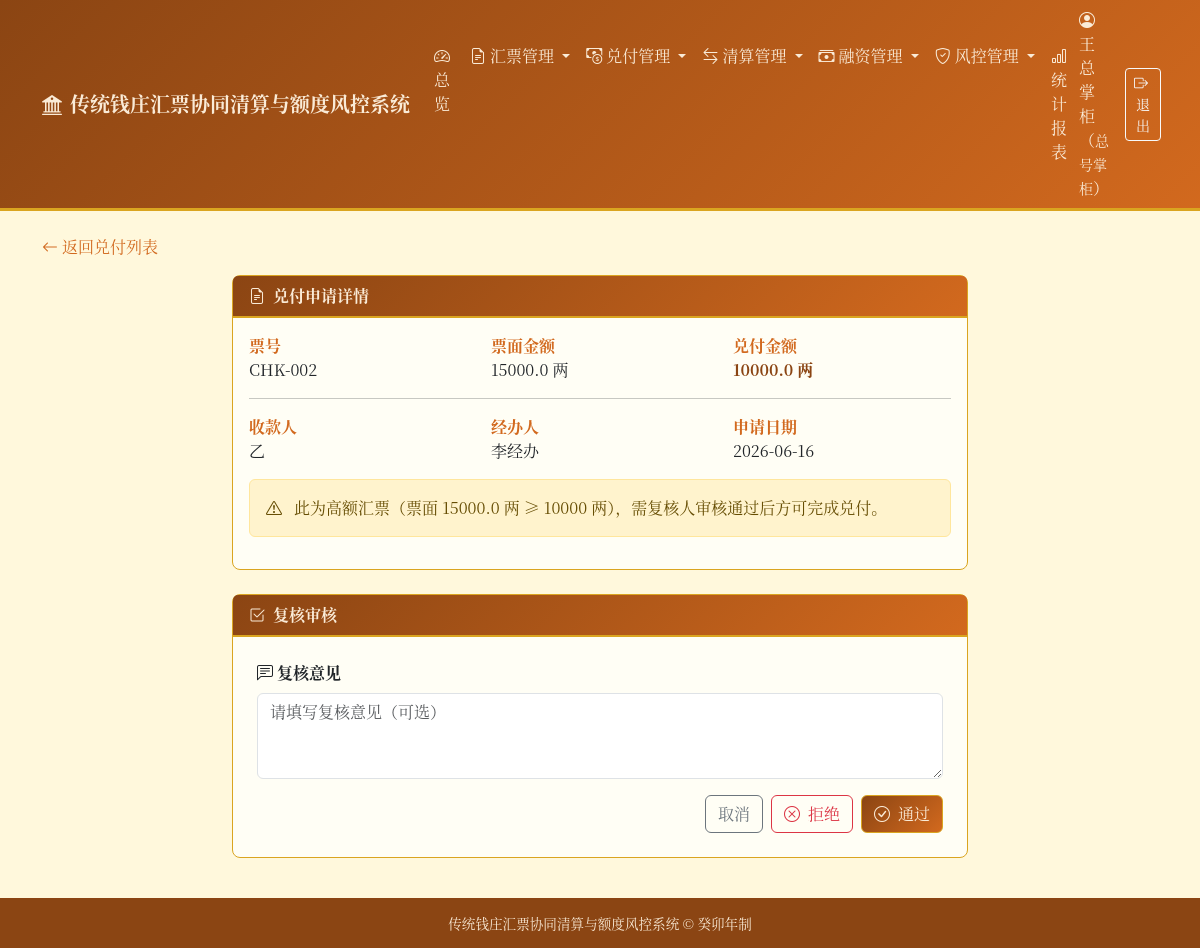
Screenshot of /redemptions/2/review (signed in) with the database file from the repository.
### tables this page shows
CREATE TABLE bills (
        id INTEGER PRIMARY KEY AUTOINCREMENT,
        bill_no TEXT UNIQUE NOT NULL,
        amount REAL NOT NULL CHECK(amount > 0),
        issuer_id INTEGER NOT NULL,
        issue_branch_id INTEGER,
        payee TEXT NOT NULL,
        issue_date TEXT NOT NULL,
        due_date TEXT,
        status TEXT NOT NULL DEFAULT '有效' CHECK(status IN (
            '有效', '已兑付', '已作废', '挂失', '冻结'
        )),
        remark TEXT,
        FOREIGN KEY (issuer_id) REFERENCES users(id),
        FOREIGN KEY (issue_branch_id) REFERENCES branches(id)
    );

CREATE TABLE redemptions (
        id INTEGER PRIMARY KEY AUTOINCREMENT,
        bill_id INTEGER NOT NULL,
        payee TEXT NOT NULL,
        amount REAL NOT NULL CHECK(amount > 0),
        request_date TEXT NOT NULL,
        operator_id INTEGER NOT NULL,
        status TEXT NOT NULL DEFAULT '待复核' CHECK(status IN ('待复核', '已完成', '已拒绝')),
        reviewer_id INTEGER,
        review_date TEXT,
        review_comment TEXT,
        redeem_branch_id INTEGER,
        FOREIGN KEY (bill_id) REFERENCES bills(id),
        FOREIGN KEY (operator_id) REFERENCES users(id),
        FOREIGN KEY (reviewer_id) REFERENCES users(id),
        FOREIGN KEY (redeem_branch_id) REFERENCES branches(id)
    );

CREATE TABLE users (
        id INTEGER PRIMARY KEY AUTOINCREMENT,
        username TEXT UNIQUE NOT NULL,
        real_name TEXT NOT NULL,
        role TEXT NOT NULL CHECK(role IN ('总号掌柜', '分号掌柜', '票号经办人', '复核人', '稽核员')),
        branch_id INTEGER,
        password TEXT NOT NULL DEFAULT '123456',
        status TEXT NOT NULL DEFAULT '在职' CHECK(status IN ('在职', '离职')),
        created_date TEXT NOT NULL,
        FOREIGN KEY (branch_id) REFERENCES branches(id)
    );

### main.py (the view)
@app.get("/redemptions/{redemption_id}/review", response_class=HTMLResponse)
def review_page(request: Request, redemption_id: int, user=Depends(auth_dep)):
    if user["role"] not in REVIEWER_ROLES:
        raise HTTPException(status_code=403, detail="仅复核人或掌柜可审核")
    conn = get_db()
    cursor = conn.cursor()
    cursor.execute(
        "SELECT r.*, b.bill_no, b.amount as bill_amount, b.issue_date, u.real_name as operator_name, br.branch_name as redeem_branch_name FROM redemptions r LEFT JOIN bills b ON r.bill_id = b.id LEFT JOIN users u ON r.operator_id = u.id LEFT JOIN branches br ON r.redeem_branch_id = br.id WHERE r.id = ?",
        (redemption_id,),
    )
    redemption = cursor.fetchone()
    conn.close()
    if not redemption:
        raise HTTPException(status_code=404, detail="兑付记录不存在")
    if redemption["status"] != "待复核":
        raise HTTPException(status_code=400, detail="该兑付申请已处理")
    return templates.TemplateResponse(
        "redemption_review.html",
        {"request": request, "user": user, "redemption": dict(redemption)},
    )

### templates/redemption_review.html (shortened to what this page needs)
{% extends "base.html" %}
{% block content %}
<div class="mb-3">
    <a href="/redemptions" class="text-decoration-none" style="color: var(--qz-secondary);">
        <i class="bi bi-arrow-left me-1"></i>返回兑付列表
    </a>
</div>
<div class="row justify-content-center">
    <div class="col-lg-8">
        <div class="card card-qz mb-4">
            <div class="card-header">
                <i class="bi bi-file-earmark-text me-2"></i>兑付申请详情
            </div>
            <div class="card-body">
                <div class="row">
                    <div class="col-md-4">
                        <strong style="color: var(--qz-secondary);">票号</strong>
                        <div>{{ redemption.bill_no }}</div>
                    </div>
                    <div class="col-md-4">
                        <strong style="color: var(--qz-secondary);">票面金额</strong>
                        <div>{{ redemption.bill_amount }} 两</div>
                    </div>
                    <div class="col-md-4">
                        <strong style="color: var(--qz-secondary);">兑付金额</strong>
                        <div class="fw-bold" style="color: var(--qz-primary);">{{ redemption.amount }} 两</div>
                    </div>
                </div>
                <hr>
                <div class="row">
                    <div class="col-md-4">
                        <strong style="color: var(--qz-secondary);">收款人</strong>
                        <div>{{ redemption.payee }}</div>
                    </div>
                    <div class="col-md-4">
                        <strong style="color: var(--qz-secondary);">经办人</strong>
                        <div>{{ redemption.operator_name }}</div>
                    </div>
                    <div class="col-md-4">
                        <strong style="color: var(--qz-secondary);">申请日期</strong>
                        <div>{{ redemption.request_date }}</div>
                    </div>
                </div>
                {% if redemption.bill_amount >= 10000 %}
                <div class="mt-3 alert alert-warning">
                    <i class="bi bi-exclamation-triangle me-2"></i>
                    此为高额汇票（票面 {{ redemption.bill_amount }} 两 ≥ 10000 两），需复核人审核通过后方可完成兑付。
                </div>
                {% endif %}
            </div>
        </div>
        <div class="card card-qz">
            <div class="card-header">
                <i class="bi bi-check2-square me-2"></i>复核审核
            </div>
            <div class="card-body p-4">
                <form method="post" action="/redemptions/{{ redemption.id }}/review">
                    <div class="mb-3">
                        <label for="review_comment" class="form-label fw-bold">
                            <i class="bi bi-chat-left-text me-1"></i>复核意见
                        </label>
                        <textarea class="form-control" id="review_comment" name="review_comment" rows="3"
                                  placeholder="请填写复核意见（可选）"></textarea>
                    </div>
                    <div class="d-grid gap-2 d-md-flex justify-content-md-end">
                        <a href="/redemptions" class="btn btn-outline-secondary">取消</a>
                        <button type="submit" name="action" value="reject" class="btn btn-outline-danger"
                                onclick="return confirm('确认拒绝此兑付申请？');">
                            <i class="bi bi-x-circle me-2"></i>拒绝
                        </button>
                        <button type="submit" name="action" value="approve" class="btn btn-qz"
                                onclick="return confirm('确认通过此兑付申请？');">
                            <i class="bi bi-check-circle me-2"></i>通过
                        </button>
                    </div>
                </form>
            </div>
        </div>
    </div>
</div>
{% endblock %}

### templates/base.html (style rules this page uses)
:root { --qz-primary: #8B4513; --qz-secondary: #D2691E; --qz-accent: #DAA520; --qz-bg: #FFF8DC; --qz-dark: #3E2723; --qz-light: #FAEBD7; }
body { background-color: var(--qz-bg); font-family: "Songti SC", "SimSun", "Noto Serif CJK SC", serif; color: var(--qz-dark); }
.card-qz { border: 1px solid var(--qz-accent); border-radius: 8px; background: #FFFEF5; }
.card-qz .card-header { background: linear-gradient(135deg, var(--qz-primary), var(--qz-secondary)); color: var(--qz-light); border-bottom: 2px solid var(--qz-accent); font-weight: bold; }
.btn-qz { background: linear-gradient(135deg, var(--qz-primary), var(--qz-secondary)); color: var(--qz-light); border: 1px solid var(--qz-accent); }

### rows the page displays
bills: bill_no "CHK-002", bill_amount "15000.0"
redemptions: amount "10000.0", payee "乙", request_date "2026-06-16"
users: operator_name "李经办"

### other values shown
{{ user.real_name }} "王总掌柜"
{{ user.role }} "总号掌柜"
